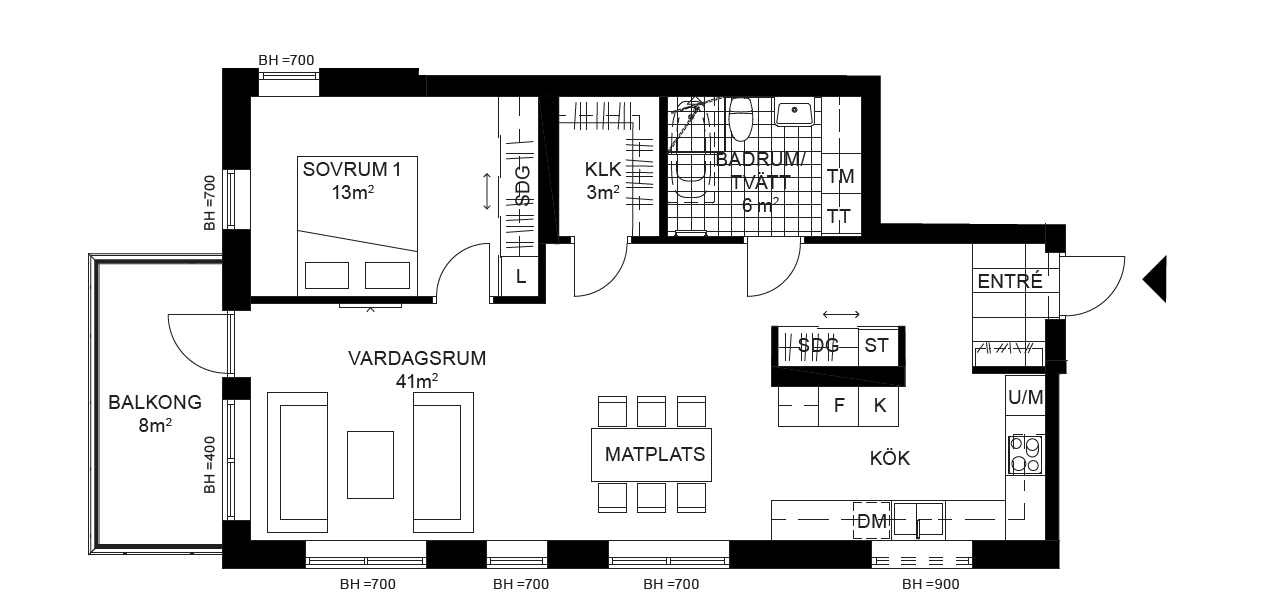
#> input picture Images/Calibrations/wallcalibration.png, 1261 x 611 px, given in place of example.png, which was not available; the run also reads 1 picture not shown here
$ python template_matching.py
#> lines starting #> are read from the running program, lines starting #| are printed output that depends on the picture; after the words box and inside, x2 and y2 are one past the last pixel; in counts of white or black regions, pixels touching at a corner belong together; pictures that were not available may be replaced by others from this repository, and a replacement may not be noted
"""
Source
https://docs.opencv.org/trunk/d4/dc6/tutorial_py_template_matching.html
"""
import os
import cv2 as cv
import numpy as np


"""
We test template matching on door and window in one angle
"""

example_image_path = (
    os.path.dirname(os.path.realpath(__file__)) + "/../../../Images/Examples/example.png"
)
door_image_path = (
    os.path.dirname(os.path.realpath(__file__)) + "/../../../Images/Models/Doors/door.png"
)
window_image_path = (
    os.path.dirname(os.path.realpath(__file__)) + "/../../../Images/Models/Windows/window.png"
)


def match(image, template, name, threshold=0.99):
    """
    Match and show result
    """
    img_rgb = image
    img_gray = cv.cvtColor(img_rgb, cv.COLOR_BGR2GRAY)

    test(img_gray, template, cv.TM_CCOEFF_NORMED, threshold, "TM_CCOEFF_NORMED " + name)
    test(img_gray, template, cv.TM_CCORR_NORMED, threshold, "TM_CCORR_NORMED" + name)
    test(img_gray, template, cv.TM_SQDIFF_NORMED, threshold, "TM_SQDIFF_NORMED" + name)
    cv.imshow(name, template)


def test(img_gray, template, alg, threshold, name):
    res = cv.matchTemplate(img_gray, template, alg)
    loc = np.where(res >= threshold)
    w, h = template.shape[::-1]
    show(loc, name, w, h)


def show(loc, name, w, h, max=100):
    i = 0
    for pt in zip(*loc[::-1]):
        # print(i)
        cv.rectangle(img_rgb, pt, (pt[0] + w, pt[1] + h), (0, 0, 255), 2)
        if i > max:
            print("Max " + str(max) + " reached!")
            break
        i += 1

    cv.imshow(name, img_rgb)
    cv.waitKey(0)  # will wait here for key presses


img_rgb = cv.imread(example_image_path)
#> img_rgb is the input picture: shape (611, 1261, 3); mean B, G, R 229.1, 228.9, 229.1

window_template = cv.imread(window_image_path, 0)  # window.png door.png text_test.png
#> window_template: shape (611, 1261); min 0, max 255, mean 228.8
door_template = cv.imread(door_image_path, 0)  # window.png door.png text_test.png
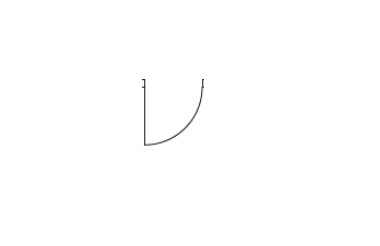
#> input picture Images/Models/Doors/door.png, 380 x 246 px
#> door_template: shape (246, 380); min 43, max 255, mean 254.5
#text_template = cv.imread(text_image_path, 0)  # window.png door.png text_test.png

print("window")
match(img_rgb, window_template, "window")
#> in test, `res = cv.matchTemplate(img_gray, template, alg)`: res = [1]
#> in test, `loc = np.where(res >= threshold)`: loc = ([0], [0])
#> the loop in show, `for pt in zip(*loc[::-1]):` made 1 pass
#> (pt, i) on pass 1: ((0, 0), 1)
#> after the loop in show, `for pt in zip(*loc[::-1]):`:
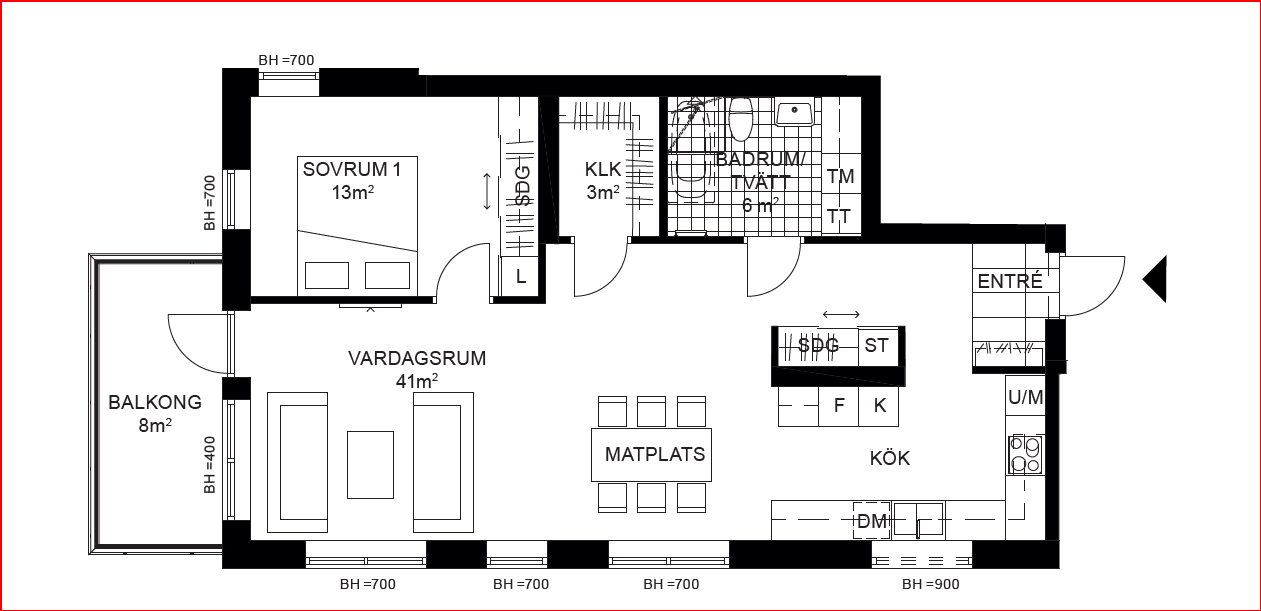
#> img_rgb: shape (611, 1261, 3); 0.73% of pixels changed, all inside (x1, y1, x2, y2) = (0, 0, 1261, 611)
#> after the loop in show, `for pt in zip(*loc[::-1]):`: i = 1
#> the loop in show (call 2), `for pt in zip(*loc[::-1]):` made 1 pass
print("door")
match(img_rgb, door_template, "door")
#> call 4 of test, with alg = 5, threshold = 0.99, name = 'TM_CCOEFF_NORMED door'
#> in test (call 4), `res = cv.matchTemplate(img_gray, template, alg)`:
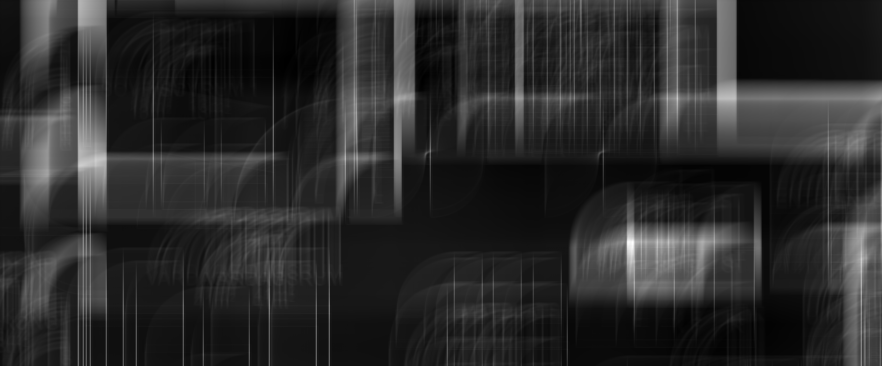
#> res: shape (366, 882) float32; min -0.0304, max 0.147, mean -0.000131; drawn with min black and max white
#> in test (call 5), `res = cv.matchTemplate(img_gray, template, alg)`:
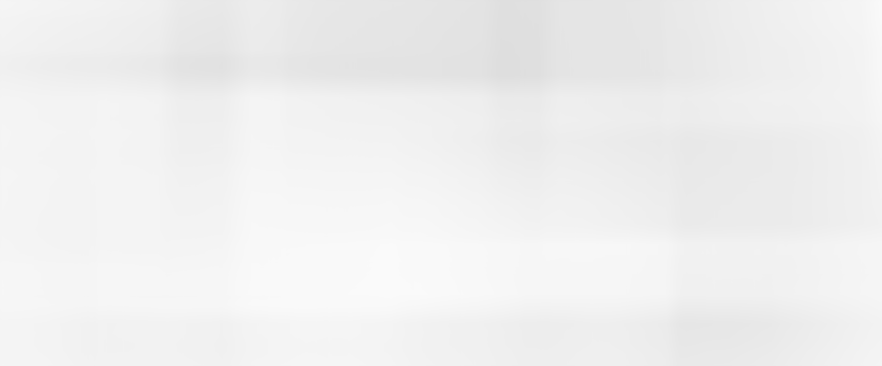
#> res: shape (366, 882) float32; min 0.871, max 0.984, mean 0.942
#> in test (call 6), `res = cv.matchTemplate(img_gray, template, alg)`:
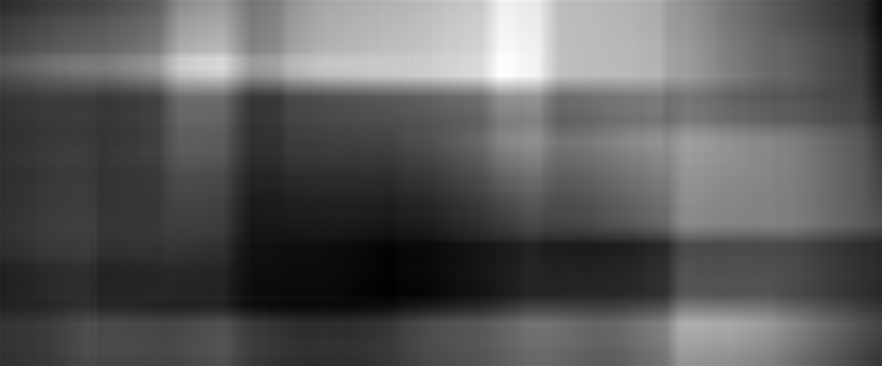
#> res: shape (366, 882) float32; min 0.0333, max 0.283, mean 0.122; drawn with min black and max white
print("text")
#match(img_rgb, text_template, "text")
